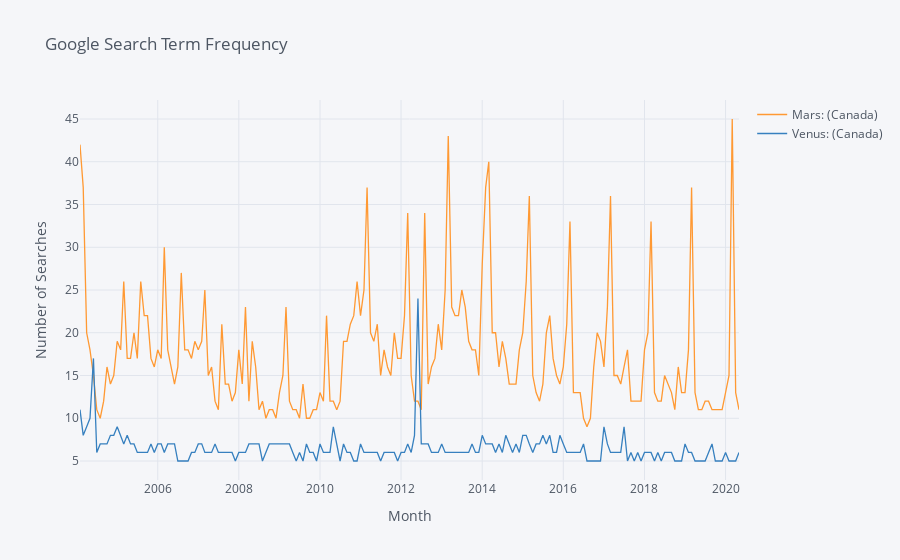

Source (notebook cell):
### Markdown cell above
### Search Queries

Google Trends has data going back to January 1, 2004. Comparing the [search frequency](https://trends.google.com/trends/explore?date=all&geo=CA&q=Mars,Venus) for the terms "Mars" and "Venus" we can see that Mars is usually a more common search term.

### Code cell
import pandas as pd
import cufflinks as cf
cf.go_offline()
import urllib.parse

trends_url = 'trends.google.com/trends/api/widgetdata/multiline/csv?req={"time":"2004-01-01 2020-05-19","resolution":"MONTH","locale":"en-US","comparisonItem":[{"geo":{"country":"CA"},"complexKeywordsRestriction":{"keyword":[{"type":"BROAD","value":"Mars"}]}},{"geo":{"country":"CA"},"complexKeywordsRestriction":{"keyword":[{"type":"BROAD","value":"Venus"}]}}],"requestOptions":{"property":"","backend":"IZG","category":0}}&token=APP6_UEAAAAAXsUqM1TJHLLIo6Us1qQTjydox_BhQjqp&tz=360'
trends_csv_url = urllib.parse.quote(trends_url, safe='/?=&')
search_trends = pd.read_csv('https://'+trends_csv_url, skiprows=2)
search_trends.drop(search_trends.index[0]).set_index('Month').iplot(title='Google Search Term Frequency', yTitle='Number of Searches', xTitle='Month')

### Figure 1 — Plotly figure (JSON) as saved in the notebook; plotly's stock layout.template omitted (floating-point values rounded to 4 significant figures; data arrays with more than 128 entries replaced by an {"elided": "..."} marker saying what was removed)
{"data": [{"line": {"color": "rgba(255, 153, 51, 1.0)", "dash": "solid", "shape": "linear", "width": 1.3}, "mode": "lines", "name": "Mars: (Canada)", "text": "", "type": "scatter", "x": {"elided": "196 str values"}, "y": {"elided": "196 int values"}}, {"line": {"color": "rgba(55, 128, 191, 1.0)", "dash": "solid", "shape": "linear", "width": 1.3}, "mode": "lines", "name": "Venus: (Canada)", "text": "", "type": "scatter", "x": {"elided": "196 str values"}, "y": {"elided": "196 int values"}}], "layout": {"legend": {"bgcolor": "#F5F6F9", "font": {"color": "#4D5663"}}, "paper_bgcolor": "#F5F6F9", "plot_bgcolor": "#F5F6F9", "title": {"font": {"color": "#4D5663"}, "text": "Google Search Term Frequency"}, "xaxis": {"gridcolor": "#E1E5ED", "showgrid": true, "tickfont": {"color": "#4D5663"}, "title": {"font": {"color": "#4D5663"}, "text": "Month"}, "zerolinecolor": "#E1E5ED"}, "yaxis": {"gridcolor": "#E1E5ED", "showgrid": true, "tickfont": {"color": "#4D5663"}, "title": {"font": {"color": "#4D5663"}, "text": "Number of Searches"}, "zerolinecolor": "#E1E5ED"}}}
